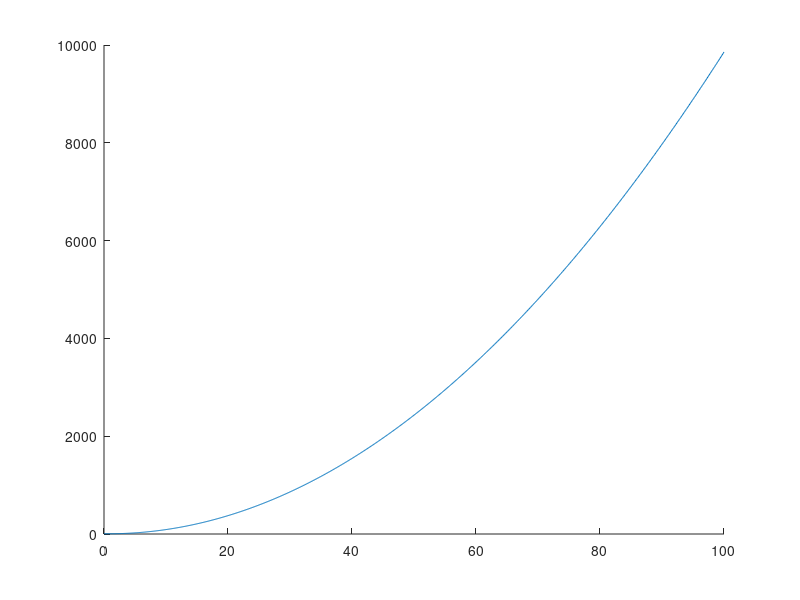

This chart was generated by the following MATLAB code: (Note: this script raises an error after producing the figure.)
%% Markov Chain Monte Carlo algorithm
% Developed for use with SPR MPDPDE Fitting algorithm


%% Test MCMC

testFunction = @(p,t) ((t-p(1)).^2 + (t-p(2)).^2)/2;

testParams = [3 -1.5];
testDomain = linspace(0,100,1000);
testData = testFunction(testParams,testDomain);

figure; clf; hold on;
plot(testDomain,testData);


initialparams = [1 -4];
simulateMCMC(testFunction,testDomain,testData,initialparams,[-100 100],[100 100]);

%% Initialize parameters

% Open data

% Set initial parameters



%% Call MCMC





%% Call function to display posterior distributions